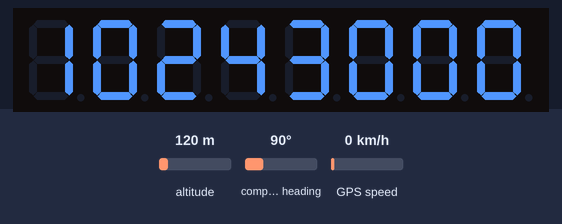
This sketch was run on a simulated Arduino Uno, built with avr-gcc and run on an emulated ATmega328P. Parts: 8-digit seven-segment display. Inputs (shaded band) come from the test bench; at power-on: altitude 120 m, compass heading 90°, GPS speed 0 km/h. The GPS gets a fix after 3 s at 37.7749, -122.4194 with 8 satellites.

Above: at 0.1 s.
At 5.1 s:
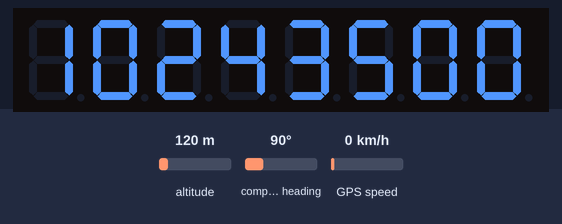
At 11.1 s:
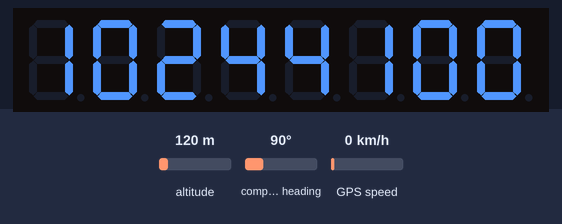
At 19.1 s:
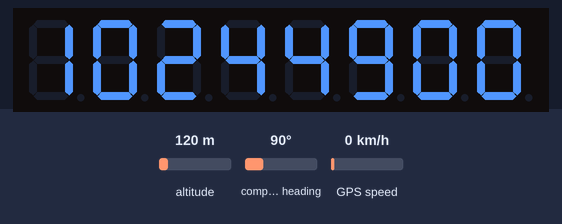
At 28.1 s:
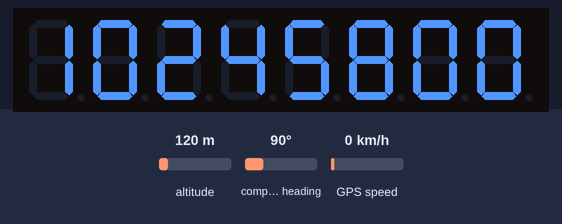
At 38.1 s:
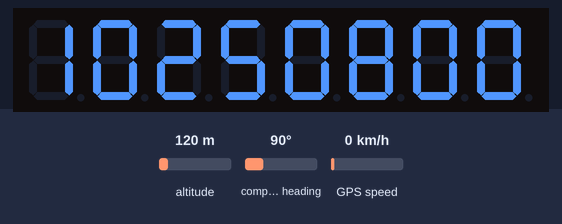

Measured:
- what the display in image 2 shows lasts 1.0 s, from 11.1 s to 12.1 s

The sketch:

GPS_7_seg.ino
```cpp
// (licence header left out)
#include "LedControl.h"
#include <TinyGPS++.h>

LedControl lc=LedControl(12,11,10,1); //Tells LedControl where our hardware is connected.
TinyGPSPlus gps; //TinyGPS++ class
static const uint32_t GPSBaud = 57600; //Our GPS baudrate.
int hourTen; //tens of hours
int hourUnit; //units of hours
int minTen; // you get the idea..
int minUnit;
int secTen;
int secUnit;
int centTen; //centiseconds.
int centUnit;
unsigned long timer =0;

void setup() {

  lc.shutdown(0,false); // Wake up the MAX 72xx controller
  lc.setIntensity(0,8); // Set the display brightness
  lc.clearDisplay(0); //Clear the display

  Serial.begin(GPSBaud); // start the comms with the GPS Rx
}

// This contains the bit patterns for the "no GPS" display.

void displayNoGPS() { // displays "noGPS" if the GPS lock isn't valid
  lc.setRow(0,0,B00000000);
  lc.setRow(0,1,B00000000);
  lc.setRow(0,2,B01011011);
  lc.setRow(0,3,B01100111);
  lc.setRow(0,4,B01011110);
  lc.setRow(0,5,B00000000);
  lc.setRow(0,6,B00011101);
  lc.setRow(0,7,B00010101);
}

void displayNoSerial() { // Displays "noSeriAL" in the event of serial comms fail.

  lc.setRow(0,7,B00010101);
  lc.setRow(0,6,B00011101);
  lc.setRow(0,5,B01011011);
  lc.setRow(0,4,B01001111);
  lc.setRow(0,3,B00000101);
  lc.setRow(0,2,B00010000);
  lc.setChar(0,1,'a',false);
  lc.setRow(0,0,B00001110);
}

// Displays the time on our LEDs
void displayTime() {
  if (gps.time.isValid()) {
    timer = millis(); // reset the serial comms timer
    hourUnit = (gps.time.hour()%10);
    hourTen = ((gps.time.hour()/10)%10);
    minUnit = (gps.time.minute()%10);
    minTen = ((gps.time.minute()/10)%10);
    secUnit = (gps.time.second()%10);
    secTen = ((gps.time.second()/10)%10);
    secUnit = (gps.time.second()%10);
    secTen = ((gps.time.second()/10)%10);
    centUnit = (gps.time.centisecond()%10);
    centTen = ((gps.time.centisecond()/10)%10);
    lc.setDigit (0,7,hourTen,false);
    lc.setDigit (0,6,hourUnit,false);
    lc.setDigit (0,5,minTen,false);
    lc.setDigit (0,4,minUnit,false);
    lc.setDigit (0,3,secTen,false);
    lc.setDigit (0,2,secUnit,false);
    lc.setDigit (0,1,centTen,false);
    lc.setDigit (0,0,centUnit,false);
  }
  else
  {
    displayNoGPS();
    delay (2000);
  }

}

void loop()
{
  // If the GPS data is OK, then display it. If not display "no GPS"
  while (Serial.available() > 0)
    if (gps.encode(Serial.read())){
      displayTime();
    }
  if (millis() > timer+1000 ) // detects if the serial comms has failed.
  {
    displayNoSerial();
  }


}

/*
 * Copyright (c) 2015 Andrew Doswell
 *
 * Permission is hereby granted, free of charge, to any person obtaining a copy
 * of this software and associated documentation files (the "Software"), to deal
 * in the Software without restriction, including without limitation the rights
 * to use, copy, modify, merge, publish, distribute, sublicense, and/or sell
 * copies of the Software, and to permit persons to whom the Software is
 * furnished to do so, subject to the following conditions:
 *
 * The above copyright notice and this permission notice shall be included in
 * all copies or substantial portions of the Software.
 *
 * THE SOFTWARE IS PROVIDED "AS IS", WITHOUT WARRANTY OF ANY KIND, EXPRESS OR
 * IMPLIED, INCLUDING BUT NOT LIMITED TO THE WARRANTIES OF MERCHANTABILITY,
 * FITNESS FOR A PARTICULAR PURPOSE AND NONINFRINGEMENT. IN NO EVENT SHALL THE
 * AUTHOR(S) OR COPYRIGHT HOLDER(S) BE LIABLE FOR ANY CLAIM, DAMAGES OR OTHER
 * LIABILITY, WHETHER IN AN ACTION OF CONTRACT, TORT OR OTHERWISE, ARISING FROM,
 * OUT OF OR IN CONNECTION WITH THE SOFTWARE OR THE USE OR OTHER DEALINGS IN
 * THE SOFTWARE.
 */
```
